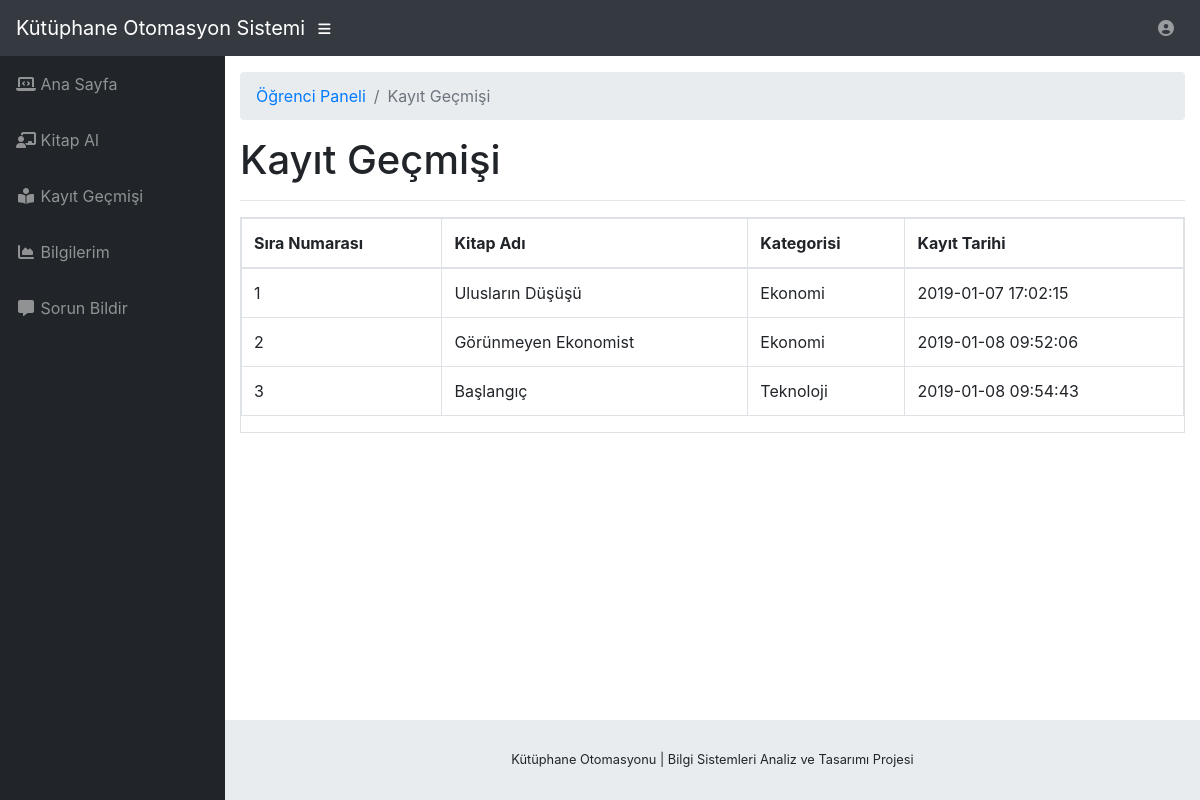
Screenshot of /kayitgecmisi.php (signed in) with the database file from the repository.
### tables this page shows
CREATE TABLE `kitapgecmisi` (
  `id` int(11) NOT NULL,
  `ogrenciNo` varchar(255) NOT NULL,
  `pinKodu` int(11) NOT NULL,
  `kitap` int(11) NOT NULL,
  `durum` tinyint(1) NOT NULL,
  `kayitTarihi` timestamp NOT NULL DEFAULT CURRENT_TIMESTAMP,
  `teslimTarihi` varchar(255) NOT NULL
);

CREATE TABLE `kitap` (
  `id` int(11) NOT NULL,
  `kategoriid` int(11) NOT NULL,
  `kitapAdi` varchar(255) NOT NULL,
  `yazar` varchar(255) NOT NULL,
  `eklemeTarihi` timestamp NOT NULL DEFAULT CURRENT_TIMESTAMP,
  `guncellemeTarihi` text NOT NULL,
  `stok` int(11) NOT NULL
);

CREATE TABLE `kategori` (
  `id` int(11) NOT NULL,
  `kategoriAdi` varchar(255) NOT NULL,
  `eklemeTarihi` timestamp NOT NULL DEFAULT CURRENT_TIMESTAMP
);

### kayitgecmisi.php (the view, shortened to what this page needs)
<?php
include('gereksinim/baglanti.php');
if(strlen($_SESSION['login'])==0)
    {
header('location:index.php');
}
else{
?>
<!DOCTYPE html>
<html lang="en">
  <head>
    <link href="../vendor/bootstrap/css/bootstrap.min.css" rel="stylesheet">
    <link href="../vendor/fontawesome-free/css/all.min.css" rel="stylesheet" type="text/css">
    <link href="../vendor/datatables/dataTables.bootstrap4.css" rel="stylesheet">
    <link href="css/sb-admin.css" rel="stylesheet">
  </head>
  <body id="page-top">
    <nav class="navbar navbar-expand navbar-dark bg-dark static-top">
      <a class="navbar-brand mr-1" href="anasayfa.php">Kütüphane Otomasyon Sistemi</a>
      <button class="btn btn-link btn-sm text-white order-1 order-sm-0" id="sidebarToggle" href="#">
        <i class="fas fa-bars"></i>
      </button>
      <?php include('gereksinim/ustcubuk.php');?>
    </nav>
    <div id="wrapper">
      <?php include('gereksinim/kenarcubuk.php');?>
      <div id="content-wrapper">
        <div class="container-fluid">
          <ol class="breadcrumb">
            <li class="breadcrumb-item">
              <a href="index.html">Öğrenci Paneli</a>
            </li>
            <li class="breadcrumb-item active">Kayıt Geçmişi</li>
          </ol>
          <h1>Kayıt Geçmişi</h1>
          <hr>
          <div class="panel-body">
                            <div class="table-responsive table-bordered">
                                <table class="table">
                                    <thead>
                                        <tr>
                                            <th>Sıra Numarası</th>
                                            <th>Kitap Adı</th>
                                            <th>Kategorisi</th>
                                            <th>Kayıt Tarihi</th>
                                        </tr>
                                    </thead>
                                    <tbody>
<?php
$sql=mysqli_query($con,"select kitapgecmisi.id as cid, kitap.kitapAdi as kitapadi, kategori.kategoriAdi as kategori, kitapgecmisi.kayitTarihi as kayittarihi from kitapgecmisi join kitap on kitap.id=kitapgecmisi.kitap join kategori on kategori.id=kitap.kategoriid where kitapgecmisi.ogrenciNo='".$_SESSION['login']."'");
$cnt=1;
while($row=mysqli_fetch_array($sql))
{
?>
                                        <tr>
                                            <td><?php echo $cnt;?></td>
                                            <td><?php echo htmlentities($row['kitapadi']);?></td>
                                            <td><?php echo htmlentities($row['kategori']);?></td>
                                            <td><?php echo htmlentities($row['kayittarihi']);?></td>
                                        </tr>
<?php
$cnt++;
} ?>
                                    </tbody>
                                </table>
                            </div>
                        </div>
        </div>
        <?php include('gereksinim/altyazi.php');?>
      </div>
    </div>
  </body>
</html>
<?php } ?>

### css/sb-admin.css (style rules this page uses)
html { position: relative; min-height: 100%; }
body { height: 100%; }
#wrapper { display: -webkit-box; display: -ms-flexbox; display: flex; }
#wrapper #content-wrapper { overflow-x: hidden; width: 100%; padding-top: 1rem; padding-bottom: 80px; }
:root { --input-padding-x: 0.75rem; --input-padding-y: 0.75rem; }

### rows the page displays
kitapgecmisi: kitap.kitapAdi "Ulusların Düşüşü", kategori.kategoriAdi "Ekonomi", kayitTarihi "2019-01-07 17:02:15"
kitapgecmisi: kitap.kitapAdi "Görünmeyen Ekonomist", kategori.kategoriAdi "Ekonomi", kayitTarihi "2019-01-08 09:52:06"
kitapgecmisi: kitap.kitapAdi "Başlangıç", kategori.kategoriAdi "Teknoloji", kayitTarihi "2019-01-08 09:54:43"
